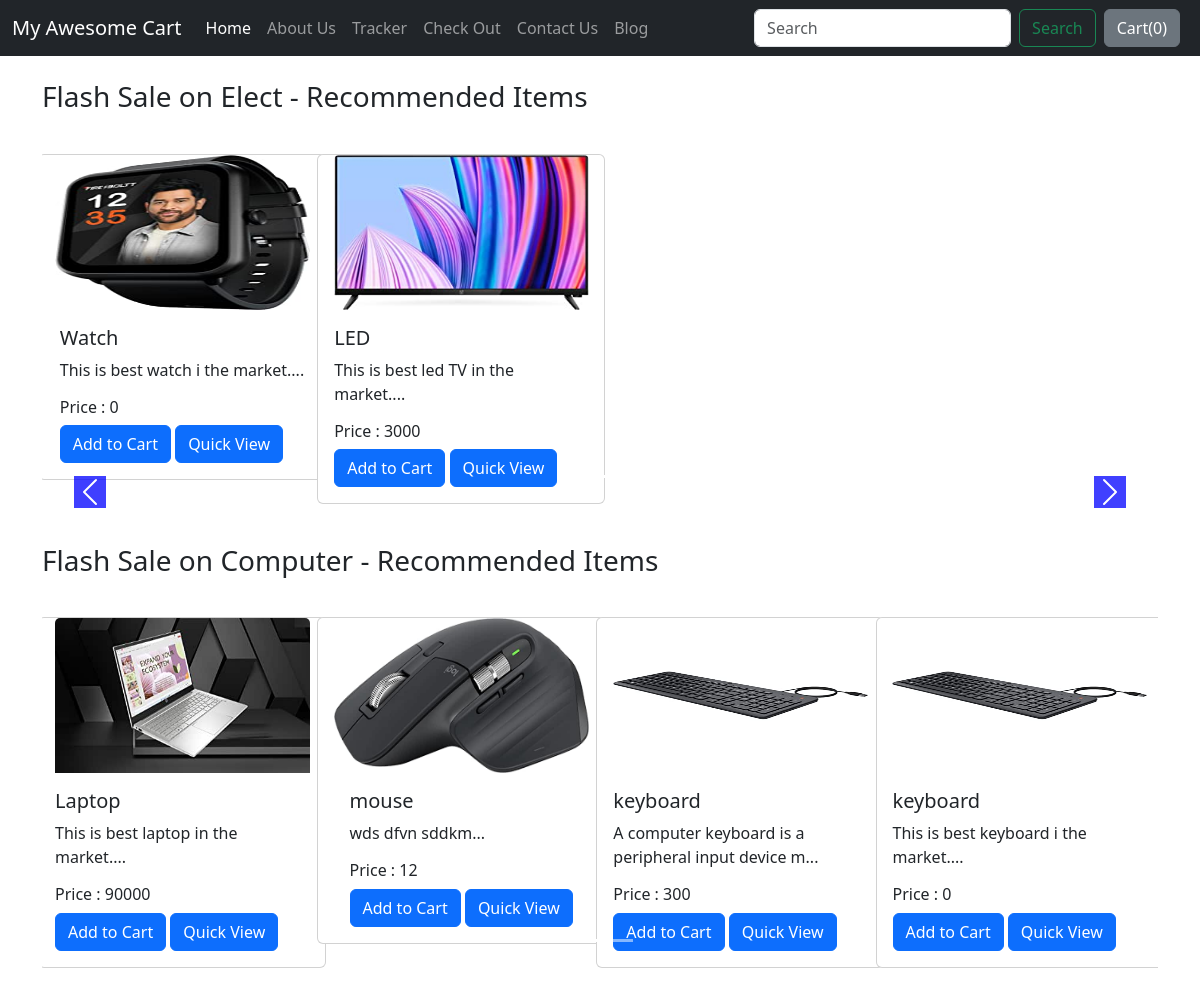
The app's page /shop/ with its own data.
### shop/models.py (models this page shows, shortened)
class Product(models.Model):
    product_id = models.AutoField
    product_name = models.CharField(max_length=50)
    category = models.CharField(max_length=50, default="")
    subcategory = models.CharField(max_length=50, default="")
    price = models.IntegerField(default=0)
    desc = models.CharField(max_length=300)
    pub_date = models.DateField()
    image = models.ImageField(upload_to="shop/images", default="")

### shop/views.py (the view)
# urls.py: path("",views.index, name = 'blogHome'),
def index(request):
    allProds = []
    catprods = Product.objects.values('category')
    cats = {item["category"] for item in catprods}
    for cat in cats:
        prod = Product.objects.filter(category=cat)
        n = len(prod)
        nSlides = n//4 + ceil((n/4)-n//4)
        allProds.append([prod,range(1,nSlides),nSlides])
    params = {'allProds':allProds}
    return render(request,'shop/index.html',params)

### shop/templates/shop/index.html (shortened to what this page needs)
{% extends 'shop/basic.html' %}
{% block body %}
{%load static%}
<div class="container">
  {% for product, range, nslides in allProds %}
  <h3 class="my-4">Flash Sale on {{product.0.category}} - Recommended Items</h3>
  <div class="row">
  <div id="carouselExampleIndicators" class="col carousel slide my-3">
    <div class="carousel-indicators">
      <button type="button" data-bs-target="#carouselExampleIndicators" data-bs-slide-to="0" class="active " aria-current="true" aria-label="Slide 1"></button>
      {% for i in range %}
      <button type="button" data-bs-target="#carouselExampleIndicators" data-bs-slide-to="{{i}}" aria-label="Slide 2"></button>
      {% endfor %}
    </div>
    <div class="container carousel-inner no-padding">
      <div class="carousel-item active">
        {% for i in product %}
        <div class = "col-xs-3 col-sm-3 col-md-3">
          <div class="card align-items-center" style="width: 18rem;">
            <img src="/media/{{i.image}}" class="card-img-top " alt="...">
            <div class="card-body">
              <h5 class="card-title" id="namepr{{i.id}}">{{i.product_name}}</h5>
              <p class="card-text">{{i.desc|slice:"0:50"}}...</p>
              <h6 class="card-title" >Price : <span id="pricepr{{i.id}}">{{i.price}}</span></h6>
              <span id="divpr{{i.id}}" class="divpr">
              <button id="pr{{i.id}}" class="btn btn-primary cart">Add to Cart</button>
              </span>
              <a href="/shop/products/{{i.id}}">
              <button id="qv{{i.id}}" class="btn btn-primary ">Quick View</button></a>
            </div>
          </div>
        </div>
        {% if forloop.counter|divisibleby:4 and forloop.counter > 0 and not forloop.last %}
        </div><div class="carousel-item ">
        {% endif %}
        {% endfor  %}
        </div>
      </div>
    </div>
    <a class="carousel-control-prev" href="#demo{{forloop.counter}}" data-slide="prev">
      <span class="carousel-control-prev-icon"></span>
    </a>
    <a class="carousel-control-next" href="#demo{{forloop.counter}}" data-slide="next">
      <span class="carousel-control-next-icon"></span>
    </a>
  </div>
  {% endfor %}
</div>
{% endblock %}

### shop/templates/shop/basic.html (shortened to what this page needs)
<!doctype html>
<html lang="en">
  <head>
    <link href="https://cdn.jsdelivr.net/npm/bootstrap@5.3.0-alpha1/dist/css/bootstrap.min.css" rel="stylesheet">
  </head>
  <body>
    <nav class="navbar navbar-expand-lg navbar-dark bg-dark">
      <div class="container-fluid ">
        <a class="navbar-brand" href="/shop">My Awesome Cart</a>
        <div class="collapse navbar-collapse" id="navbarSupportedContent">
          <ul class="navbar-nav me-auto mb-2 mb-lg-0">
            <li class="nav-item">
              <a class="nav-link active" aria-current="page" href="/shop">Home</a>
            </li>
            <li class="nav-item">
              <a class="nav-link" href="/shop/about">About Us</a>
            </li>
            <li class="nav-item">
                <a class="nav-link" href="/shop/tracker">Tracker</a>
            </li>
            <li class="nav-item">
              <a class="nav-link" href="/shop/checkout">Check Out</a>
            </li>
            <li class="nav-item">
              <a class="nav-link" href="/shop/contact">Contact Us</a>
              </li>
            <li class="nav-item">
              <a class="nav-link" href="/blog">Blog</a>
            </li>
          </ul>
          <form class="d-flex" role="search">
            <input class="form-control me-2" type="search" placeholder="Search" aria-label="Search">
            <button class="btn btn-outline-success" type="submit">Search</button>
          </form>
          <a href ='/shop/cart' class="btn btn-secondary mx-2"  id='popcart' data-html="true" data-bs-container="body" data-bs-toggle="popover" data-bs-placement="bottom" data-bs-content="Bottom popover">
            Cart(<span id="cart">0</span>)
          </a>
        </div>
      </div>
    </nav>
    {% block body %} {% endblock %}
</body>
</html>

### records on screen
Product: category "Elect", image (picture), product_name "Watch", desc "This is best watch i the market.", price "0"
Product: image (picture), product_name "LED", desc "This is best led TV in the market.", price "3000"
Product: category "Computer", image (picture), product_name "Laptop", desc "This is best laptop in the market.", price "90000"
Product: image (picture), product_name "mouse", desc "wds dfvn sddkm", price "12"
Product: image (picture), product_name "keyboard", desc "A computer keyboard is a peripheral input device m", price "300"
Product: image (picture), product_name "keyboard", desc "This is best keyboard i the market.", price "0"
